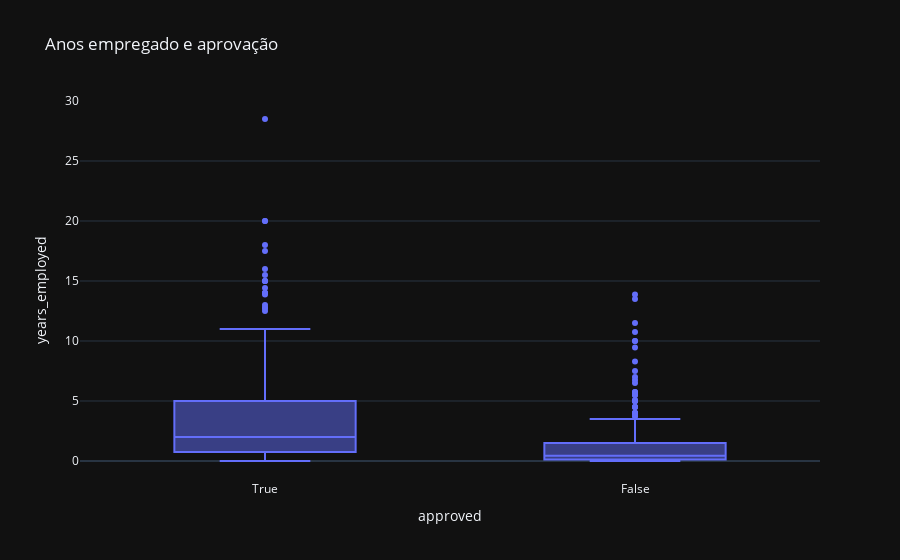

The notebook cell this image was saved under:
### Code cell
fig = px.box(df, x='approved', y='years_employed', title='Anos empregado e aprovação')
fig.show()

### Figure 1 — Plotly figure (JSON) as saved in the notebook; plotly's stock layout.template omitted (floating-point values rounded to 4 significant figures; data arrays with more than 128 entries replaced by an {"elided": "..."} marker saying what was removed)
{"data": [{"alignmentgroup": "True", "hovertemplate": "approved=%{x}<br>years_employed=%{y}<extra></extra>", "legendgroup": "", "marker": {"color": "#636efa"}, "name": "", "notched": false, "offsetgroup": "", "orientation": "v", "showlegend": false, "x": {"elided": "662 str values"}, "x0": " ", "xaxis": "x", "y": {"elided": "662 float values"}, "y0": " ", "yaxis": "y", "type": "box"}], "layout": {"xaxis": {"anchor": "y", "domain": [0.0, 1.0], "title": {"text": "approved"}}, "yaxis": {"anchor": "x", "domain": [0.0, 1.0], "title": {"text": "years_employed"}}, "legend": {"tracegroupgap": 0}, "title": {"text": "Anos empregado e aprovação"}, "boxmode": "group"}}
